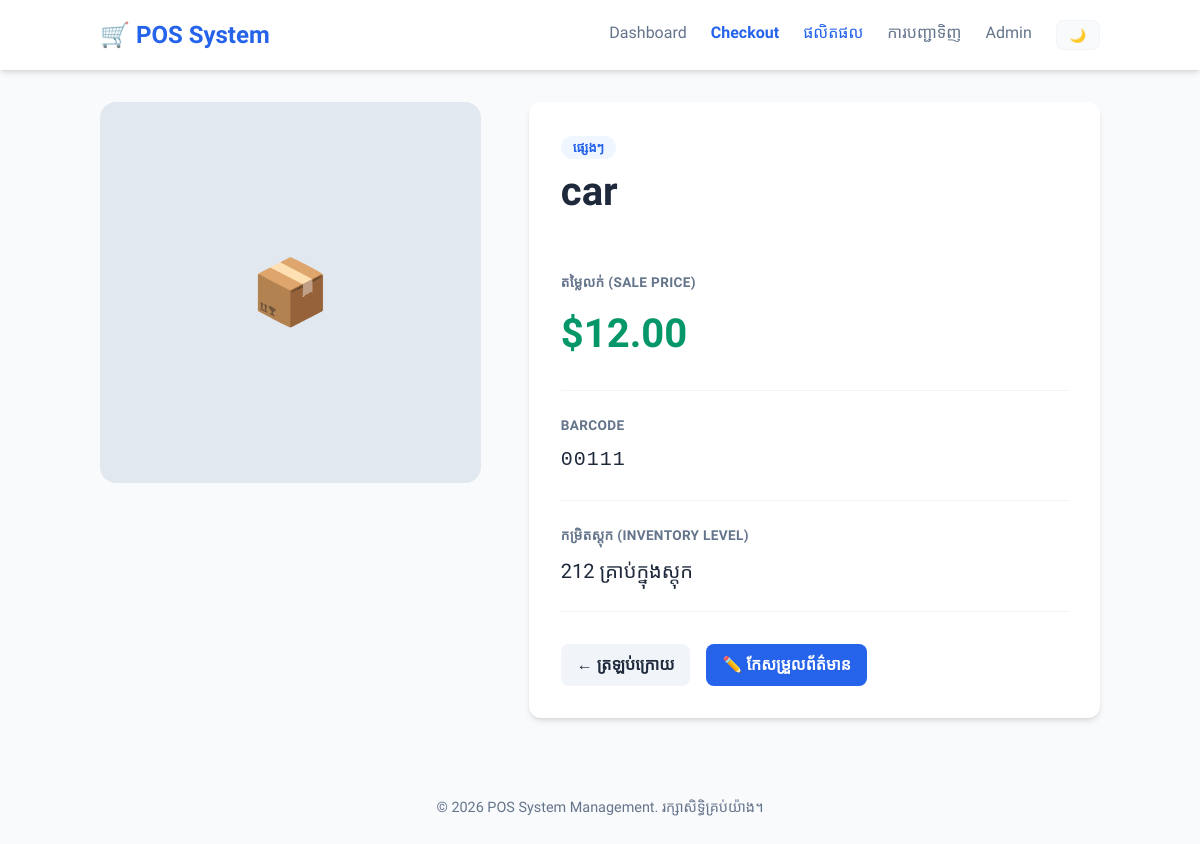
Screenshot of /sales/products/4/ with the database file from the repository.
### posdb/sales/models.py (models this page shows, shortened)
class Product(models.Model):
    CATEGORY_CHOICES = [
        ('food',        'អាហារ និងភេសជ្ជៈ'),
        ('electronics', 'អេឡិចត្រូនិក'),
        ('clothing',    'សម្លៀកបំពាក់'),
        ('household',   'គ្រឿងសង្ហារឹម'),
        ('other',       'ផ្សេងៗ'),
    ]
    name       = models.CharField(max_length=200)
    category   = models.CharField(max_length=20, choices=CATEGORY_CHOICES)
    price      = models.DecimalField(max_digits=8, decimal_places=2)   # ឧ. 12.99
    stock      = models.PositiveIntegerField(default=0)                # ចំនួនក្នុងស្តុក
    barcode    = models.CharField(max_length=50, unique=True, blank=True)
    is_active  = models.BooleanField(default=True)                     # លាក់ទំនិញឈប់លក់
    class Meta:
        ordering = ['name']

### posdb/sales/views.py (the view)
# urls.py: path('products/<int:pk>/', views.product_detail, name='product_detail'),
def product_detail(request, pk):
    product = get_object_or_404(Product, pk=pk)
    return render(request, 'sales/product_detail.html', {'product': product})

### lesson 7/posdb/sales/templates/sales/product_detail.html (shortened to what this page needs)
{% extends 'base.html' %}
{% block content %}
<div class="product-detail-container">
    <div class="product-image">
        {% if product.image %}
            <img src="{{ product.image.url }}" alt="{{ product.name }}" style="width: 100%; border-radius: 16px; box-shadow: var(--shadow);">
        {% else %}
            <div class="product-image-placeholder">
                📦
            </div>
        {% endif %}
    </div>
    <div class="card">
        <span class="badge" style="background: #eff6ff; color: #2563eb; margin-bottom: 1rem;">
            {{ product.get_category_display }}
        </span>
        <h1 style="margin: 0 0 1.5rem 0; font-size: 2.5rem;">{{ product.name }}</h1>
        <div class="detail-section">
            <span class="detail-label">តម្លៃលក់ (Sale Price)</span>
            <div class="price-display">${{ product.price|floatformat:2 }}</div>
        </div>
        <div class="detail-section">
            <span class="detail-label">Barcode</span>
            <div class="detail-value" style="font-family: monospace; letter-spacing: 1px;">
                {{ product.barcode|default:"មិនទាន់មាន Barcode" }}
            </div>
        </div>
        <div class="detail-section">
            <span class="detail-label">កម្រិតស្តុក (Inventory Level)</span>
            <div class="detail-value">
                {{ product.stock }} គ្រាប់ក្នុងស្តុក
            </div>
        </div>
        <div class="actions">
            <a href="/sales/products/" class="btn" style="background: #f1f5f9; color: var(--text-main);">
                ← ត្រឡប់ក្រោយ
            </a>
            <a href="/admin/sales/product/{{ product.id }}/change/" class="btn btn-primary" target="_blank">
                ✏️ កែសម្រួលព័ត៌មាន
            </a>
        </div>
    </div>
</div>
{% endblock %}

### rows the page displays
Product: category "ផ្សេងៗ", name "car", price "12.00", barcode "00111", stock "212"
